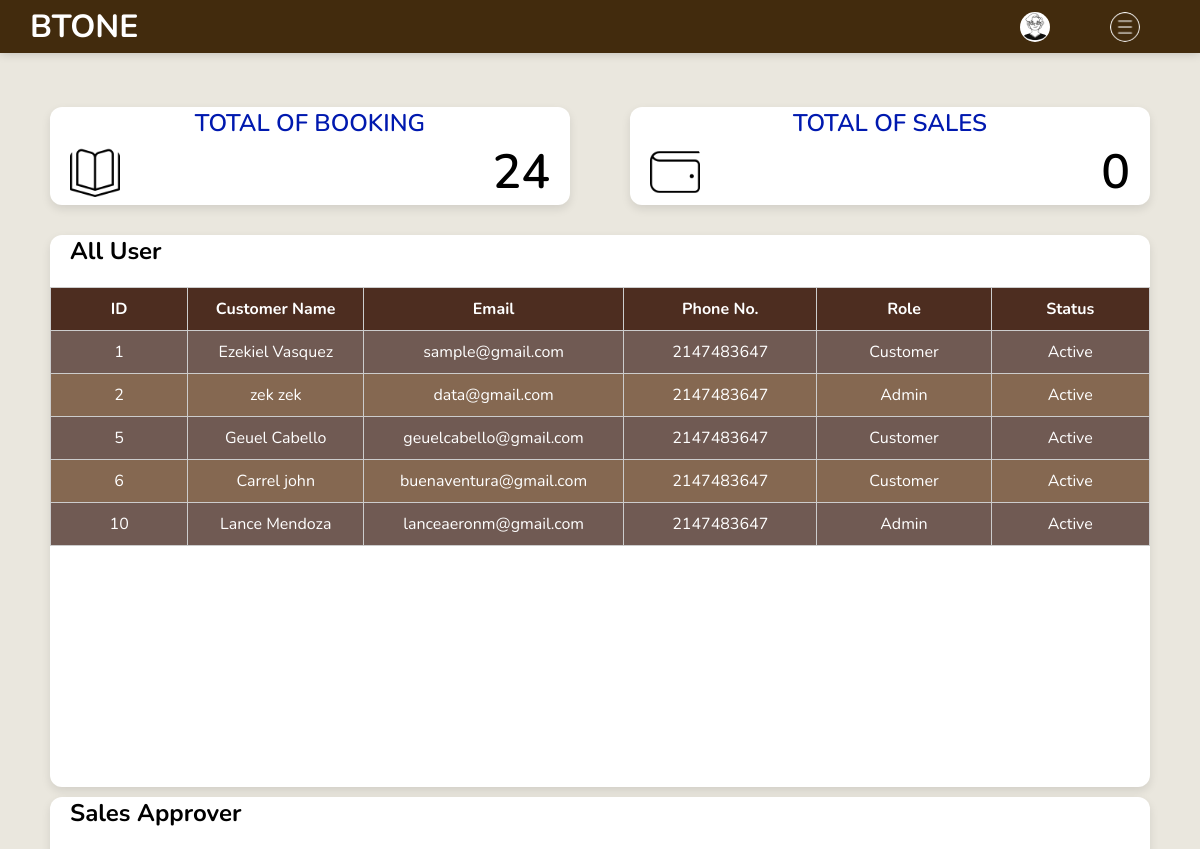
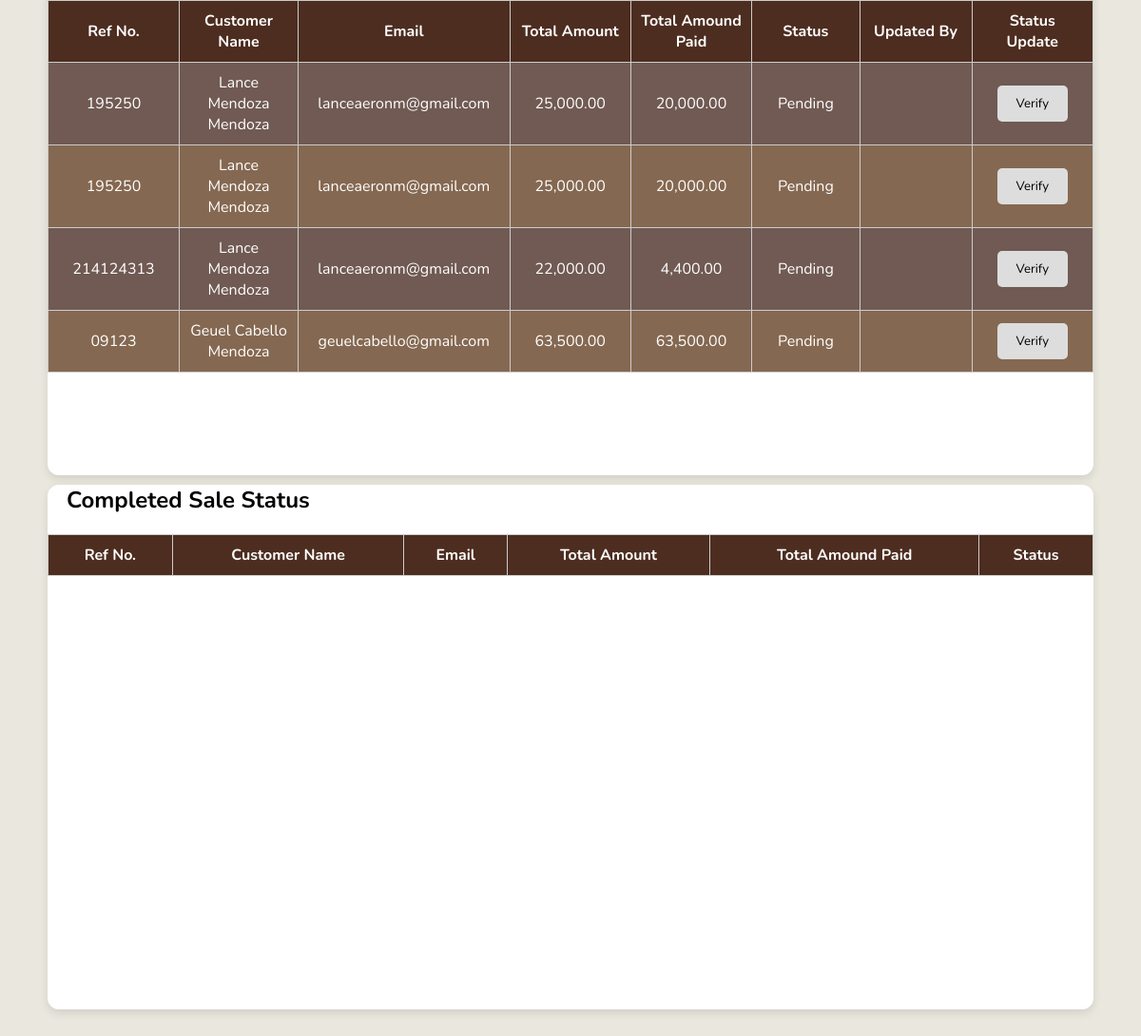
Screenshot of /Client/PHP/admin.php with the database file from the repository (2 pictures, top to bottom).
### tables this page shows
CREATE TABLE IF NOT EXISTS `btuser` (
  `bt_user_id` int NOT NULL AUTO_INCREMENT,
  `bt_first_name` varchar(100) NOT NULL,
  `bt_last_name` varchar(100) NOT NULL,
  `bt_email` varchar(191) DEFAULT NULL,
  `bt_phone_number` int NOT NULL,
  `bt_password_hash` mediumtext,
  `bt_created_at` datetime NOT NULL DEFAULT CURRENT_TIMESTAMP,
  `bt_updated_at` datetime DEFAULT NULL,
  `bt_is_active` tinyint NOT NULL DEFAULT '1',
  `bt_privilege_id` int NOT NULL DEFAULT '2',
  PRIMARY KEY (`bt_user_id`),
  UNIQUE KEY `email_unique` (`bt_email`),
  KEY `fk_btuser_privilege` (`bt_privilege_id`)
);

CREATE TABLE IF NOT EXISTS `sales` (
  `sales_id` int NOT NULL AUTO_INCREMENT,
  `btuser_id` int NOT NULL,
  `booking_id` int NOT NULL,
  `GcashReferenceNo` varchar(255) NOT NULL,
  `TotalAmount` double NOT NULL,
  `AmountPaid` double NOT NULL DEFAULT '0',
  `Status` smallint NOT NULL DEFAULT '1',
  `DateCreated` datetime NOT NULL DEFAULT CURRENT_TIMESTAMP,
  `DateUpdate` datetime DEFAULT NULL,
  `userUpdated_Id` int DEFAULT NULL,
  PRIMARY KEY (`sales_id`)
);

### Client/includes/allData.php (called while the page is built, shortened)
<?php
class AllData
{
    private $pdo;
    public function __construct($pdo)
    {
        $this->pdo = $pdo;
    }
    public function getAllUser()
    {
        $stmt = $this->pdo->prepare("SELECT `bt_user_id`, `bt_first_name`, `bt_last_name`, `bt_email`, `bt_phone_number`, `bt_is_active`, `bt_privilege_id` FROM `btuser`");
        $stmt->execute();
        return $stmt->fetchAll(PDO::FETCH_ASSOC);
    }
    public function getTotalBooking(){
        $stmt = $this->pdo->prepare("SELECT COUNT(*) as total FROM bookings");
        $stmt->execute();
        return $stmt->fetch(PDO::FETCH_ASSOC)['total'];
    }
    public function getTotalSales(){
        $stmt = $this->pdo->prepare("SELECT COUNT(*) as total FROM sales where status  = 2");
        $stmt->execute();
        return $stmt->fetch(PDO::FETCH_ASSOC)['total'];
    }
    public function getAllUserAndSales(){
        $stmt = $this->pdo->prepare("
            SELECT
            sales.sales_id AS sales_id,
            sales.btuser_id,
            sales.booking_id,
            sales.GcashReferenceNo AS refNo,
            sales.TotalAmount AS TotalAmount,
            sales.AmountPaid AS AmountPaid,
            sales.Status AS Status,
            sales.DateCreated,
            sales.DateUpdate,
            sales.userUpdated_Id AS updatedBy,
            CONCAT(btuser.bt_first_name, ' ', btuser.bt_last_name) AS fullname,
            btuser.bt_email as email,
            btuser.bt_phone_number,
            btuser.bt_is_active,
            btuser.bt_privilege_id
            FROM sales
            INNER JOIN btuser ON sales.btuser_id = btuser.bt_user_id
            WHERE sales.Status = 1
        ");
        $stmt->execute();
        return $stmt->fetchAll(PDO::FETCH_ASSOC);
    }
}

### Client/PHP/admin.php (the view, shortened to what this page needs)
<?php
require_once "../includes/dbh.inc.php";
require_once "../includes/allData.php";
require_once "../includes/userData.php";
$data = new AllData($pdo);
$users = $data->getAllUser();
$totalBooking = $data->getTotalBooking();
$totalSales = $data->getTotalSales();
$getAllUserAndSales = $data->getAllUserAndSales();
?>
<!DOCTYPE html>
<html lang="en">
<head>
  <link rel="stylesheet" href="../CSS/style.css" />
</head>
<body>
  <header>
    <h1 class="company-name">BTONE</h1>
    <nav class="nav-bar">
      <ul>
        <li><a href="admin.php"><img src="../Img/Login/boy.png" alt="" class="img-round"> <?php echo $fullname ?> </a>
        </li>
        <li class="dropdown">
          <a href="#"><img src="../Img/menu.png" alt="" class="img-round"></a>
        </li>
      </ul>
    </nav>
  </header>
  <main>
    <section class="combo-display-flex-space-between my-30 admin-content-data">
      <div class="card col-6 mx-20 w-100">
        <h4>TOTAL OF BOOKING</h4>
        <div class="content">
          <img src="../Img/admin/book-open-cover.png" alt="">
          <h1><?php echo $totalBooking; ?></h1>
        </div>
      </div>
      <div class="card col-6 mx-20 w-100">
        <h4>TOTAL OF SALES</h4>
        <div class="content">
          <img src="../Img/admin/wallet.png" alt="">
          <h1><?php echo $totalSales; ?></h1>
        </div>
      </div>
    </section>
    <section class="combo-display-flex">
      <div class="card mx-20 w-100 list-of-booking">
        <div class="header-content">
          <h1>All User</h1>
        </div>
        <div class="content table-container">
          <table>
            <thead>
              <th>ID</th>
              <th>Customer Name</th>
              <th>Email</th>
              <th>Phone No.</th>
              <th>Role</th>
              <th>Status</th>
            </thead>
            <tbody>
              <?php foreach ($users as $user): ?>
                <tr>
                  <td><?= htmlspecialchars($user['bt_user_id']) ?></td>
                  <td><?= htmlspecialchars($user['bt_first_name']) . ' ' . htmlspecialchars($user['bt_last_name']) ?>
                  </td>
                  <td><?= htmlspecialchars($user['bt_email']) ?></td>
                  <td><?= htmlspecialchars($user['bt_phone_number']) ?></td>
                  <td>
                    <?= ($user['bt_privilege_id'] == 1) ? 'Admin' : 'Customer'; ?>
                  </td>
                  <td>
                    <?= ($user['bt_is_active'] == 1) ? 'Active' : 'Inactive'; ?>
                  </td>
                </tr>
              <?php endforeach; ?>
            </tbody>
          </table>
        </div>
      </div>
    </section>
    <section class="combo-display-flex">
      <div class="card mx-20 w-100 list-of-booking">
        <div class="header-content">
          <h1>Sales Approver</h1>
        </div>
        <div class="content table-container">
          <table>
            <thead>
              <th>Ref No.</th>
              <th>Customer Name</th>
              <th>Email</th>
              <th>Total Amount</th>
              <th>Total Amound Paid</th>
              <th>Status</th>
              <th>Updated By</th>
              <th>Status Update</th>
            </thead>
            <tbody>
              <?php foreach ($getAllUserAndSales as $userAndSale): ?>
                <tr>
                  <td><?= htmlspecialchars($userAndSale['refNo']) ?></td>
                  <td><?= htmlspecialchars($userAndSale['fullname']) . ' ' . htmlspecialchars($user['bt_last_name']) ?>
                  </td>
                  <td><?= htmlspecialchars($userAndSale['email']) ?></td>
                  <td><?= number_format((float) $userAndSale['TotalAmount'], 2, '.', ',') ?></td>
                  <td><?= number_format((float) ($userAndSale['AmountPaid'] ?? 0), 2, '.', ',') ?></td>
                  <td>
                    <?= ($userAndSale['Status'] == 1) ? 'Pending' : 'Complete'; ?>
                  </td>
                  <td>
                  </td>
                  <td>
                    <button class="btn btn-secondary open-verify-modal"
                      data-id="<?= htmlspecialchars($userAndSale['sales_id']) ?>"
                      data-ref="<?= htmlspecialchars($userAndSale['refNo']) ?>"
                      data-total="<?= htmlspecialchars($userAndSale['TotalAmount']) ?>"
                      data-paid="<?= htmlspecialchars($userAndSale['AmountPaid'] ?? 0) ?>">Verify</button>
                  </td>
                </tr>
              <?php endforeach; ?>
            </tbody>
          </table>
        </div>
      </div>
    </section>
    <section class="combo-display-flex">
      <div class="card mx-20 w-100 list-of-booking">
        <div class="header-content">
          <h1>Completed Sale Status</h1>
        </div>
        <div class="content table-container">
          <table>
            <thead>
              <th>Ref No.</th>
              <th>Customer Name</th>
              <th>Email</th>
              <th>Total Amount</th>
              <th>Total Amound Paid</th>
              <th>Status</th>
            </thead>
          </table>
        </div>
      </div>
    </section>
  </main>
</body>
</html>

### Client/CSS/style.css (style rules this page uses)
:root { --primary-background-color: #422b0d; --secondary-background-color: #eae7de; --third-background-color: #ffffff; --primary-text-color: #000000; --secondary-text-color: #ffffff; --third-text-color: #0019af; --primary-font-family: "Nunito", sans-serif; --primary-card-color: #fff; --button-book-now: #187900; --button-book-now-hover: #0f5c00; --button-view-now: #6b411e; --button-view-now-hover: #332217; --button-secondary: #dddddd; }
* { margin: 0; padding: 0; box-sizing: border-box; font-family: var(--primary-font-family); scroll-behavior: smooth; }
body { background-color: var(--secondary-background-color); min-height: 100vh; }
.combo-display-flex { display: flex; justify-content: center; align-items: center; }
.combo-display-flex-space-between { display: flex; justify-content: space-between; align-items: center; margin-top: 1.5rem; }
.card { border-radius: 12px; overflow: hidden; background: #fff; box-shadow: 0 4px 10px rgba(0,0,0,0.1); }
.card img { width: 100%; height: auto; display: block; }
section { margin: 10px 0; padding: 0 10px; }
.w-100 { width: 100% !important; }
.my-30 { margin: 30px 0; }
.mx-20 { margin: 0 20px; }
.col-6 { flex: 6; }
.admin-content-data { flex-wrap: wrap; gap: 20px; }
.admin-content-data .card { display: flex; justify-content: flex-start; align-items: center; flex-direction: column; }
.admin-content-data .card h4 { font-size: 1.5rem; font-weight: 600; margin: 0; padding: 0; color: var(--third-text-color); }
.admin-content-data .card .content { display: flex; justify-content: space-between; align-items: center; width: 100%; padding: 0 20px; }
.admin-content-data .card .content img { width: 50px; height: auto; border-radius: 8px; }
.admin-content-data .card .content h1 { font-size: 3rem; font-weight: 600; }
.list-of-booking { display: flex; flex-direction: column; flex-wrap: wrap; gap: 20px; }
.header-content { display: flex; justify-content: space-between; align-items: center; width: 100%; padding: 0 20px; }
.list-of-booking .content { overflow: auto; height: 500px; }
main { padding: 20px; padding-top: 77px; background-color: var(--secondary-background-color); }
.table-container { width: 100%; overflow: auto; }
table { width: 100%; border-collapse: collapse; margin: 0; padding: 0; font-size: 1em; font-family: Arial, sans-serif; color: #ffffff; background: #856851; border: 1px solid #ccc; overflow: auto; }
table thead th { padding: 10px; font-weight: bold; border: 1px solid #ccc; background: #4d2d20; }
table tbody tr { border-bottom: 1px solid #ccc; }
table tbody tr:nth-child(odd) { background: #705a53; }
table tbody td { padding: 10px; border: 1px solid #ccc; text-align: center; width: 400px; }
.btn-secondary { background-color: var(--button-secondary); color: var(--primary-text-color) !important; padding: 10px 20px; border: none; border-radius: 5px; cursor: pointer; }
a { text-decoration: none; color: #003ada; }
header { display: flex; justify-content: space-between; align-items: center; background-color: var(--primary-background-color); box-shadow: 0 0 10px rgba(0, 0, 0, 0.2); padding: 5px 30px; position: fixed; width: 100%; z-index: 1; }
.company-name { color: var(--secondary-text-color); }
.nav-bar ul { display: flex; justify-content: space-evenly; align-items: center; list-style: none; flex-direction: row; }
.nav-bar ul li { margin: 0 10px; }
.nav-bar ul li a { text-decoration: none; color: var(--secondary-text-color); font-size: 1.2rem; display: flex; align-items: center; }
.img-round { width: 30px; height: 30px; border-radius: 50%; margin: 5px 20px; }
.dropdown { position: relative; display: inline-block; }

### rows the page displays
btuser: bt_user_id "1", bt_first_name "Ezekiel", bt_last_name "Vasquez", bt_email "sample@gmail.com", bt_phone_number "2147483647", shows "Customer", bt_is_active "Active"
btuser: bt_user_id "2", bt_first_name "zek", bt_last_name "zek", bt_email "data@gmail.com", bt_phone_number "2147483647", shows "Admin", bt_is_active "Active"
btuser: bt_user_id "5", bt_first_name "Geuel", bt_last_name "Cabello", bt_email "geuelcabello@gmail.com", bt_phone_number "2147483647", shows "Customer", bt_is_active "Active"
btuser: bt_user_id "6", bt_first_name "Carrel", bt_last_name "john", bt_email "buenaventura@gmail.com", bt_phone_number "2147483647", shows "Customer", bt_is_active "Active"
btuser: bt_user_id "10", bt_first_name "Lance", bt_last_name "Mendoza", bt_email "lanceaeronm@gmail.com", bt_phone_number "2147483647", shows "Admin", bt_is_active "Active"
sales: GcashReferenceNo "195250", fullname "Lance Mendoza", btuser.bt_last_name "Mendoza", btuser.bt_email "lanceaeronm@gmail.com", TotalAmount "25,000.00", AmountPaid "20,000.00", Status "Pending"
sales: GcashReferenceNo "195250", fullname "Lance Mendoza", btuser.bt_last_name "Mendoza", btuser.bt_email "lanceaeronm@gmail.com", TotalAmount "25,000.00", AmountPaid "20,000.00", Status "Pending"
sales: GcashReferenceNo "214124313", fullname "Lance Mendoza", btuser.bt_last_name "Mendoza", btuser.bt_email "lanceaeronm@gmail.com", TotalAmount "22,000.00", AmountPaid "4,400.00", Status "Pending"
sales: GcashReferenceNo "09123", fullname "Geuel Cabello", btuser.bt_email "geuelcabello@gmail.com", TotalAmount "63,500.00", AmountPaid "63,500.00", Status "Pending"

### other values shown
$totalBooking "24"
$totalSales "0"
